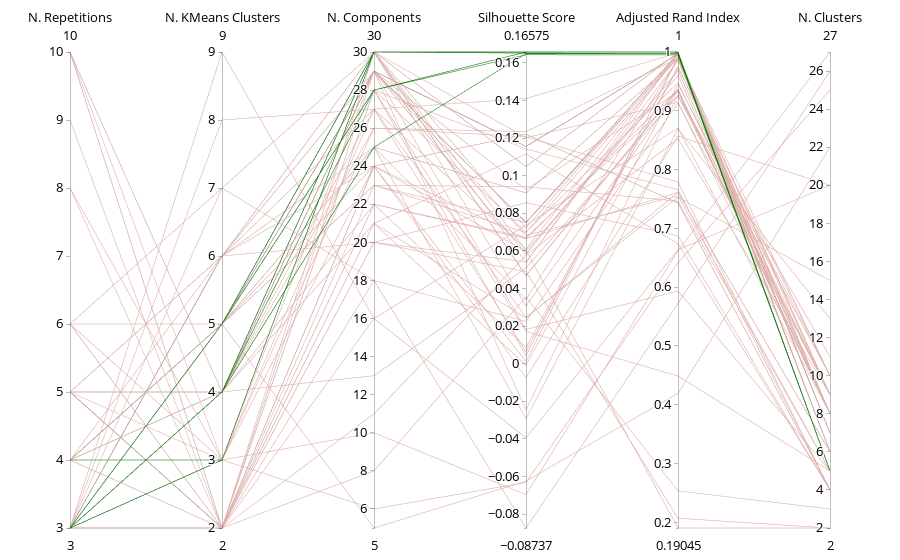

Notebook code cell kept with this figure:
### Code cell
parent_run_id = '6c55ced01a384ba4a375ce89cd7e4b7d'
parent_run = parent_runs.loc[parent_runs['tags.parent_run_id']==parent_run_id]
model_name = parent_run['params.model_nickname'].values[0]
n_samples = parent_run['params.n_samples'].values[0]
n_informative = parent_run['params.n_informative'].values[0]
n_random = parent_run['params.n_random'].values[0]
class_sep = parent_run['params.class_sep'].values[0]
df = runs.loc[runs['tags.parent_run_id']==parent_run_id]
df = df.rename(columns={'params.repetitions': 'N. Repetitions', 'params.kmeans_n_clusters': 'N. KMeans Clusters', 'params.components_size': 'N. Components', 'metrics.silhouette': 'Silhouette Score', 'metrics.adjusted_rand': 'Adjusted Rand Index', 'metrics.n_clusters_': 'N. Clusters'})
df = df.loc[df['N. Clusters'] < 40]
fig = px.parallel_coordinates(df, dimensions=['N. Repetitions', 'N. KMeans Clusters', 'N. Components', 'Silhouette Score', 'Adjusted Rand Index', 'N. Clusters'], color='Silhouette Score', color_continuous_scale=['#e6b0aa', 'green'], range_color=[0.15, 0.16], template='presentation')
fig.update_layout({
    'font': {
        'color': 'black',
        'size': 15
    },
    'xaxis': {
        'color': 'black',
        'title': {'standoff': 15},
    }, 
    'yaxis': {
        'color': 'black',
    },
    'margin': {
        't': 50,
        'b': 30,
        'l': 70,
        'r': 70,
    },
    # 'coloraxis': {
    #     'colorbar': {
    #         'orientation': 'h',
    #         'yanchor': 'bottom',
    #         'y': -0.4,
    #         'xanchor': 'left',
    #         'x': 0,
    #     },
    # }
})
fig.update_coloraxes(showscale=False)
fig.write_image(f'results/parallel-plot_{class_sep}class-sep_{n_samples}n-samples_{n_features}n-features.pdf')
fig.show()
